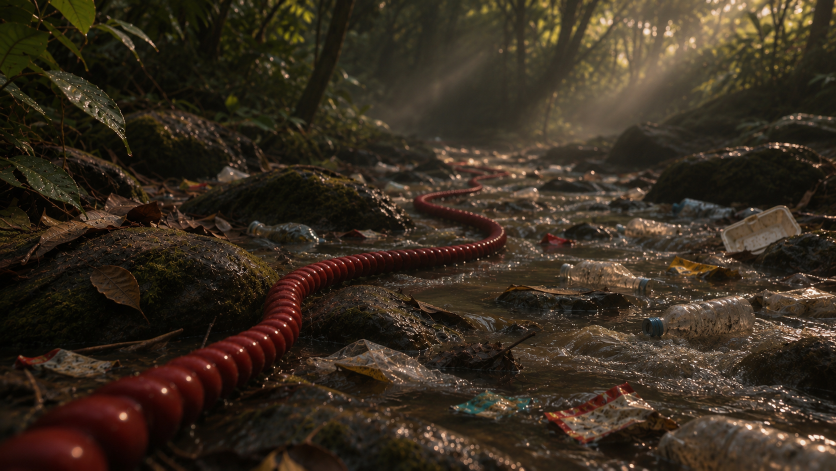
#> input picture src/source.png, 1672 x 941 px (shown at 1/2 size)
$ python cinematic.py ../../../../src/source.png out.png
#> lines starting #> are read from the running program, lines starting #| are printed output that depends on the picture
#!/usr/bin/env python3
"""Turn a still photo into a cinematic camera-move clip (2.5D, no AI model needed).

  python3 cinematic.py IMAGE OUT.mp4 --config scene.json [--move dolly-out] [--duration 5]
  python3 cinematic.py IMAGE masks.jpg --config scene.json --preview-masks

Camera moves: dolly-out, dolly-in, truck-left, truck-right, crane-up, crane-down, static.
All coordinates in the config are normalized (0..1 of width / height). See SKILL.md.
"""
import argparse
import json
import subprocess

import cv2
import numpy as np

# ------------------------------------------------------------------ helpers
_remap = cv2.remap


def remap(img, mx, my, interp=cv2.INTER_LINEAR, border=cv2.BORDER_REPLICATE):
    f = lambda v: np.ascontiguousarray(v, dtype=np.float32)
    return _remap(f(img), f(mx), f(my), interp, borderMode=border)


def blur(m, k):
    k = max(3, int(k) | 1)
    return cv2.GaussianBlur(m.astype(np.float32), (k, k), 0)


def sstep(a, b, x):
    t = np.clip((x - a) / (b - a), 0, 1)
    return t * t * (3 - 2 * t)


def tile_noise(size, sigma, seed):
    r = np.random.default_rng(seed).standard_normal((size, size))
    k = np.fft.fftfreq(size)[:, None] ** 2 + np.fft.fftfreq(size)[None, :] ** 2
    n = np.real(np.fft.ifft2(np.fft.fft2(r) * np.exp(-k * (2 * np.pi * sigma) ** 2 / 2)))
    return (n / (n.std() + 1e-6)).astype(np.float32)


EASES = {
    "linear": lambda t: t,
    "smooth": lambda t: t * t * (3 - 2 * t),
    "cinematic": lambda t: 0.55 * t * t * (3 - 2 * t) + 0.45 * t,  # soft start/stop, steady middle
}


# ------------------------------------------------------------------ scene setup
class Scene:
    def __init__(self, img_path, cfg):
#> called with img_path = '../../../../src/source.png'
        self.cfg = cfg
        src = cv2.imread(img_path)
#> src is the input picture: shape (941, 1672, 3); mean B, G, R 31.1, 44.1, 55.4
        if src is None:
            raise SystemExit(f"cannot read {img_path}")
        self.src = src.astype(np.float32) / 255.0
        H, W = self.src.shape[:2]
#> H = 941; W = 1672
        self.H, self.W = H, W
#> self.H = 941; self.W = 1672
        self.yy, self.xx = np.mgrid[0:H, 0:W].astype(np.float32)
        self.feather = cfg.get("feather", 0.025) * W
#> self.feather = 41.8
        self.lum = cv2.cvtColor(self.src, cv2.COLOR_BGR2GRAY)
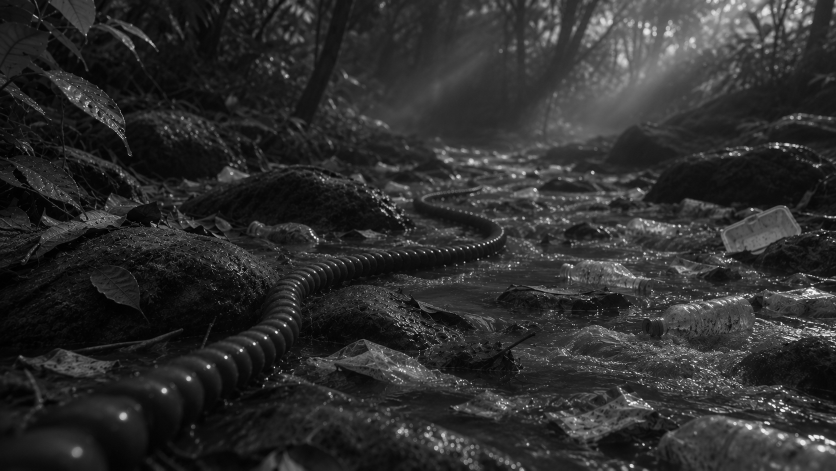
#> self.lum: shape (941, 1672) float32 (shown at 1/2 size); min 0, max 1, mean 0.18
        self._masks()
        self._depth()

    def px(self, pt):
        return (pt[0] * self.W, pt[1] * self.H)

    def poly_mask(self, polys, feather=None):
#> called with feather = 12.54
        m = np.zeros((self.H, self.W), np.float32)
        for p in polys or []:
            pts = np.array([self.px(q) for q in p], np.int32)
            cv2.fillPoly(m, [pts], 1.0)
#> m: shape (941, 1672) float32; every value is 0
        return blur(m, feather or self.feather) if m.any() else m

    def _masks(self):
        c = self.cfg
        static = self.poly_mask(c.get("static"), self.feather * 0.3)
        hue = c.get("static_hue")
        if hue:
            hsv = cv2.cvtColor((self.src * 255).astype(np.uint8), cv2.COLOR_BGR2HSV)
            sel = np.zeros((self.H, self.W), bool)
            for lo, hi in hue.get("ranges", [[0, 10], [165, 180]]):
                sel |= (hsv[..., 0] >= lo) & (hsv[..., 0] <= hi)
            sel &= (hsv[..., 1] >= hue.get("min_sat", 110)) & (hsv[..., 2] >= hue.get("min_val", 40))
            m = sel.astype(np.uint8) * 255
            for p in hue.get("ignore", []):  # areas where this hue is NOT the static object
                cv2.fillPoly(m, [np.array([self.px(q) for q in p], np.int32)], 0)
            m = cv2.morphologyEx(m, cv2.MORPH_OPEN, np.ones((3, 3), np.uint8))
            m = cv2.morphologyEx(m, cv2.MORPH_CLOSE, np.ones((7, 7), np.uint8))
            n, lab, st, _ = cv2.connectedComponentsWithStats(m)
            keep = np.zeros((self.H, self.W), np.float32)
            min_area = hue.get("min_area", 0.0016) * self.W * self.H
            for i in range(1, n):
                if st[i, cv2.CC_STAT_AREA] > min_area:
                    keep[lab == i] = 1
            keep = blur(cv2.dilate(keep, np.ones((7, 7), np.uint8)), 9)
            static = np.maximum(static, keep)
        self.static = static
        self.water = self.poly_mask(c.get("water")) * (1 - static)
        # floating objects: move rigidly (bob / rock / drift) instead of warping
        self.floaters = []
        fl_total = np.zeros((self.H, self.W), np.float32)
        for fdef in c.get("floaters", []):
            m = np.zeros((self.H, self.W), np.float32)
            if isinstance(fdef, dict) and "ellipse" in fdef:
                cx, cy, rx, ry, ang = fdef["ellipse"]
                cv2.ellipse(m, (int(cx * self.W), int(cy * self.H)),
                            (max(1, int(rx * self.W)), max(1, int(ry * self.H))), ang, 0, 360, 1.0, -1)
            else:
                pts = fdef["poly"] if isinstance(fdef, dict) else fdef
                cv2.fillPoly(m, [np.array([self.px(q) for q in pts], np.int32)], 1.0)
            ys, xs = np.nonzero(m)
            if not len(xs):
                continue
            m = blur(m, self.feather * 0.4) * (1 - static)
            self.floaters.append((m, (float(xs.mean()), float(ys.mean()))))
            fl_total = np.maximum(fl_total, m)
#> after the loop, self.floaters = []
        self.floater_mask = fl_total
        self.sway = self.poly_mask(c.get("sway"), self.feather * 2) * (1 - static)
        self.hilite = sstep(0.45, 0.85, self.lum)
#> in sstep, `t = np.clip((x - a) / (b - a), 0, 1)`:
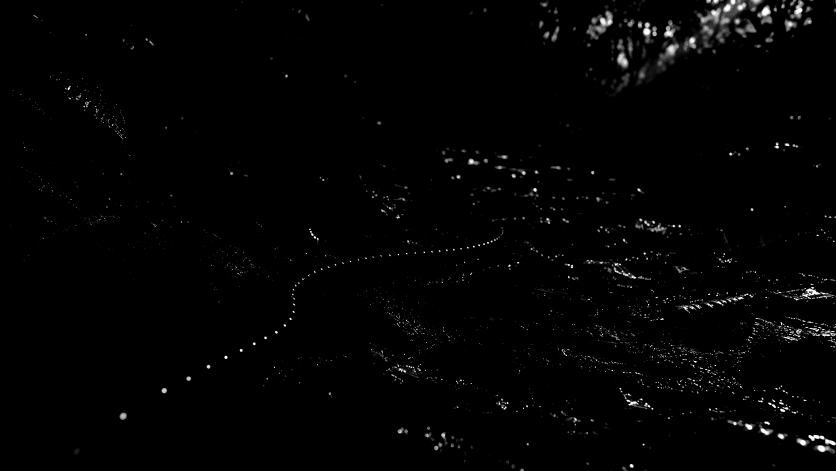
#> t: shape (941, 1672) float32 (shown at 1/2 size); min 0, max 1, mean 0.0123

    def _depth(self):
        c, H = self.cfg, self.H
#> H = 941
        hz = c.get("horizon", 0.3) * H
#> hz = 282.3
        d = np.clip((self.yy - hz) / (H - hz), 0, 1) ** c.get("depth_gamma", 0.85)
        near = self.poly_mask(c.get("near"), self.feather * 2)
        far = self.poly_mask(c.get("far"), self.feather * 2)
        d = np.maximum(d, 0.8 * near) * (1 - 0.8 * far)
        self.depth = blur(d, self.W * 0.05)
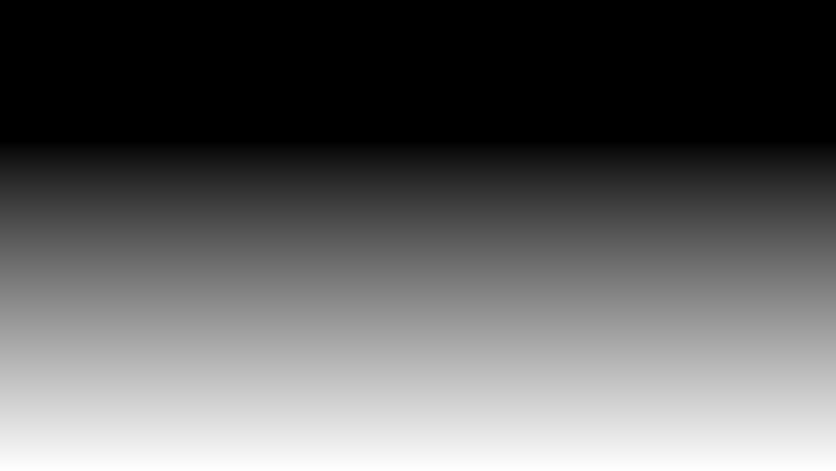
#> d: shape (941, 1672) float32 (shown at 1/2 size); min 0, max 0.999, mean 0.378
        self.Z = 1.0 / (0.2 + 0.8 * self.depth)  # near = 1 .. far = 5

    def preview(self, out):
        ov = self.src.copy()
        ov = ov * (1 - 0.5 * self.water[..., None]) + 0.5 * self.water[..., None] * np.array([0.9, 0.6, 0.0])
        ov = ov * (1 - 0.6 * self.static[..., None]) + 0.6 * self.static[..., None] * np.array([1.0, 0.0, 1.0])
        ov = ov * (1 - 0.6 * self.floater_mask[..., None]) + 0.6 * self.floater_mask[..., None] * np.array([0.0, 0.85, 1.0])
        ov = ov * (1 - 0.4 * self.sway[..., None]) + 0.4 * self.sway[..., None] * np.array([0.0, 1.0, 0.0])
        dep = cv2.applyColorMap((self.depth * 255).astype(np.uint8), cv2.COLORMAP_INFERNO)
        fx, fy = self.px(self.cfg.get("focus", [0.5, 0.5]))
        ov = (np.clip(ov, 0, 1) * 255).astype(np.uint8)
        cv2.drawMarker(ov, (int(fx), int(fy)), (0, 255, 255), cv2.MARKER_CROSS, 40, 3)
        sheet = np.vstack([ov, dep])
        cv2.imwrite(out, sheet)
        print(f"wrote {out}  (top: blue=water, magenta=static, green=sway, cross=focus; bottom: depth, bright=near)")


# ------------------------------------------------------------------ renderer
def render(sc, args):
    c = sc.cfg
    W, H, xx, yy = sc.W, sc.H, sc.xx, sc.yy
#> W = 1672; H = 941
    OW, OH = map(int, args.size.split("x"))
    N = int(round(args.fps * args.duration))
    rng = np.random.default_rng(c.get("seed", 7))
    fx0, fy0 = sc.px(c.get("focus", [0.5, 0.5]))
#> fx0 = 836; fy0 = 470.5
    ease = EASES[args.ease]

    # ---- water flow field
    T = 512
    NZ = [tile_noise(T, s, i) for i, s in enumerate([22, 9, 4, 2.2, 40])]
#> call 3 of tile_noise, with size = 512, sigma = 4, seed = 2
#> in tile_noise (call 3), `n = np.real(np.fft.ifft2(np.fft.fft2(r) * np.exp(-k * (2 * np.pi * sig..`:
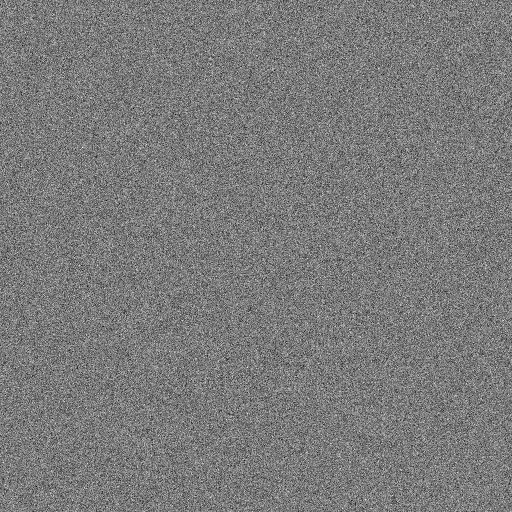
#> r: shape (512, 512) float64; min -4.58, max 4.92, mean -0.000928; drawn with min black and max white
#> call 4 of tile_noise, with size = 512, sigma = 2.2, seed = 3
#> in tile_noise (call 4), `n = np.real(np.fft.ifft2(np.fft.fft2(r) * np.exp(-k * (2 * np.pi * sig..`:
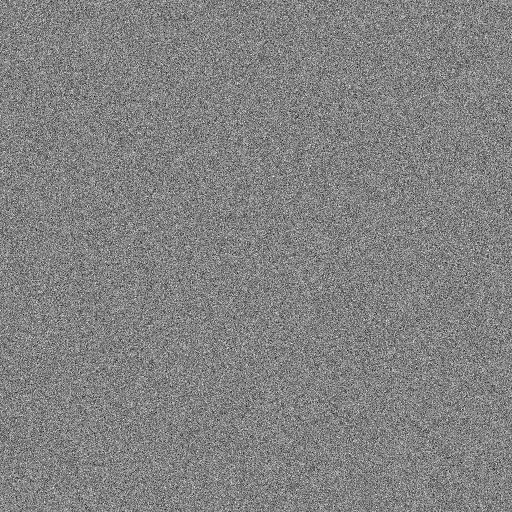
#> r: shape (512, 512) float64; min -4.57, max 4.37, mean 0.00121; drawn with min black and max white
#> in tile_noise (call 5), `n = np.real(np.fft.ifft2(np.fft.fft2(r) * np.exp(-k * (2 * np.pi * sig..`:
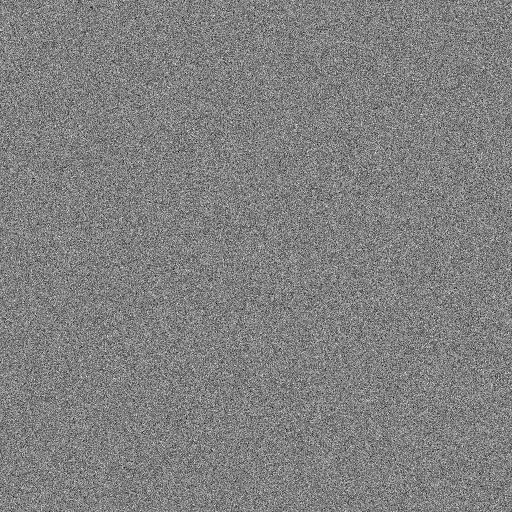
#> r: shape (512, 512) float64; min -4.56, max 4.49, mean 0.00286; drawn with min black and max white
    VX, VY = sc.px(c.get("vanish", [0.5, c.get("horizon", 0.3)]))
#> VX = 836; VY = 282.3
    fx, fy = xx - VX, yy - VY
    fl = np.sqrt(fx * fx + fy * fy) + 1e-3
    fx, fy = fx / fl, fy / fl
    flow_dir = c.get("flow", "toward")  # toward camera, away, or [dx, dy]
    if flow_dir == "away":
        fx, fy = -fx, -fy
    elif isinstance(flow_dir, list):
        fx = np.full_like(xx, flow_dir[0]); fy = np.full_like(xx, flow_dir[1])
    ws = c.get("water_strength", 1.0)
    speed = (0.6 + 4.5 * sc.depth) * c.get("water_speed", 1.0) * (W / 1672)
    persp = 0.35 + 0.65 * sc.depth
    ux, uy = -fy, fx
    bu = (xx * ux + yy * uy) / persp / 1.6
    bv = (xx * fx + yy * fy) / persp

    def advect(nz, tp):
        return remap(nz, bu % T, (bv - tp * speed / persp) % T, border=cv2.BORDER_WRAP)

    # realistic water: standing waves (low/mid frequencies) only wobble, while the fine
    # surface detail (ripples, sparkle, foam) is carried downstream with a two-phase
    # flow map, shutter-like motion blur, and contrast-preserving crossfade.
    detail_sigma = c.get("detail_sigma", 2.5) * W / 1672
#> detail_sigma = 2.5
    base_img = cv2.GaussianBlur(sc.src, (0, 0), detail_sigma)
    fine = sc.src - base_img
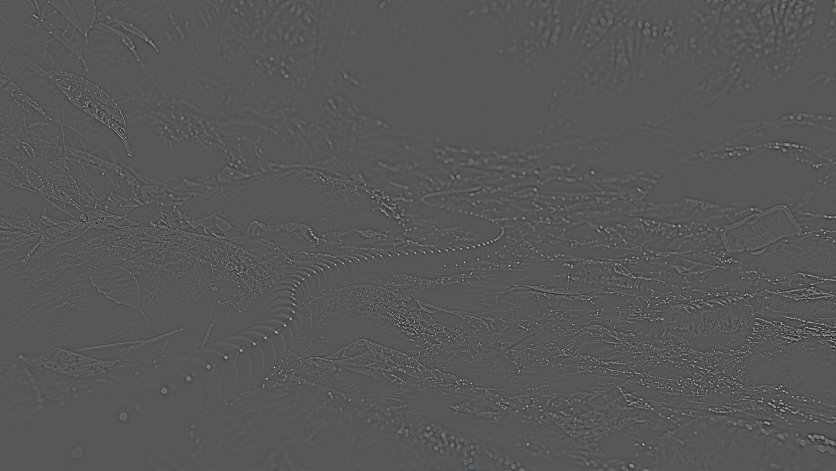
#> fine: shape (941, 1672, 3) float32 (shown at 1/2 size); mean B, G, R -7.51e-07, 1.04e-06, 1.38e-06; drawn with min black and max white
    P = float(c.get("flow_period", 20))                  # frames per flow-map cycle
    surf = speed * c.get("surface_speed", 0.5)           # px/frame of travelling ripples
    mblur = c.get("motion_blur", 1.0)
    standing = c.get("standing_wave", 0.7)               # wobble strength of the big waves
    pn = np.clip(remap(NZ[4], (xx / 2.5) % T, (yy / 2.5) % T, border=cv2.BORDER_WRAP) * 0.3 + 0.5, 0, 1)
    wf = (sc.water * (1 - sc.floater_mask))[..., None]
    fl_par = [(m, cen, rng.uniform(0, 2 * np.pi, 3), rng.uniform(0.22, 0.45))
              for m, cen in sc.floaters]
    drift = c.get("floater_drift", 1.0)
    bobs = c.get("floater_bob", 1.0)

    # ---- light rays + dust
    rays_cfg = c.get("rays")
    warm = np.array(c.get("light_bgr", [0.62, 0.86, 1.0]), np.float32)
    if rays_cfg:
        RX, RY = sc.px(rays_cfg.get("source", [0.9, -0.15]))
        ang = np.arctan2(yy - RY, xx - RX)
        rdist = np.sqrt((xx - RX) ** 2 + (yy - RY) ** 2) / W
        zone = sc.poly_mask(rays_cfg.get("zone"), sc.feather * 4) if rays_cfg.get("zone") \
            else sstep(0.66 * H, 0.15 * H, yy)
        existing = sstep(0.30, 0.6, blur(sc.lum, 31)) * zone
        rstr = rays_cfg.get("strength", 0.06)
    nd = int(c.get("dust", 60 if rays_cfg else 0))
    if nd:
        dz = c.get("dust_box", [0.35, 0.04, 0.95, 0.6])
        dust = np.stack([rng.uniform(dz[0], dz[2], nd) * W, rng.uniform(dz[1], dz[3], nd) * H,
                         rng.uniform(0.6, 2.2, nd) * W / 1672, rng.uniform(0, 2 * np.pi, nd),
                         rng.uniform(0.2, 1.0, nd)], 1)

    # ---- camera
    mv, amt = args.move, args.amount
    defaults = {"dolly-out": 0.3, "dolly-in": 0.3, "truck-left": 0.035, "truck-right": 0.035,
                "crane-up": 0.03, "crane-down": 0.03, "static": 0}
    amt = defaults[mv] if amt is None else amt
    tmax = amt if mv.startswith(("truck", "crane")) else 0
    margin = 1.0 + 2.2 * tmax + 0.035
    ogx, ogy = np.meshgrid(np.linspace(0, W - 1, OW, dtype=np.float32),
                           np.linspace(0, H - 1, OH, dtype=np.float32))
    shake = c.get("handheld", 1.0) * W / 1672

    def cam(t):
        e = ease(t)
        D = {"dolly-out": amt * (1 - e), "dolly-in": amt * e}.get(mv, 0.0)
        s = e - 0.5
        Tx = {"truck-left": amt * s, "truck-right": -amt * s}.get(mv, 0.0) * W
        Ty = {"crane-up": amt * s, "crane-down": -amt * s}.get(mv, 0.0) * H
        jx = shake * (0.6 * np.sin(t * 7.1) + 0.4 * np.sin(t * 13.3 + 1))
        jy = shake * (0.5 * np.sin(t * 5.3 + 2) + 0.3 * np.sin(t * 11.7))
        qx = fx0 + (ogx - fx0) / margin + jx
        qy = fy0 + (ogy - fy0) / margin + jy
        px, py = qx.copy(), qy.copy()
        for _ in range(3):  # fixed-point inverse of depth-dependent warp
            z = remap(sc.Z, np.clip(px, 0, W - 1), np.clip(py, 0, H - 1))
            m = z / np.maximum(z - D, 0.05)
            par = 1.0 / z  # parallax: near objects move most
            px = fx0 + (qx - fx0) / m - Tx * par
            py = fy0 + (qy - fy0) / m + Ty * par
        return np.clip(px, 0, W - 1.001), np.clip(py, 0, H - 1.001)

    # ---- encoder
    cmd = ["ffmpeg", "-y", "-loglevel", "error", "-f", "rawvideo", "-pix_fmt", "bgr24",
           "-s", f"{OW}x{OH}", "-r", str(args.fps), "-i", "-", "-c:v", "libx264",
           "-preset", "slow", "-crf", str(args.crf), "-pix_fmt", "yuv420p",
           "-movflags", "+faststart", args.out]
#> (the run stopped early here; a loop or call above may not have finished)
